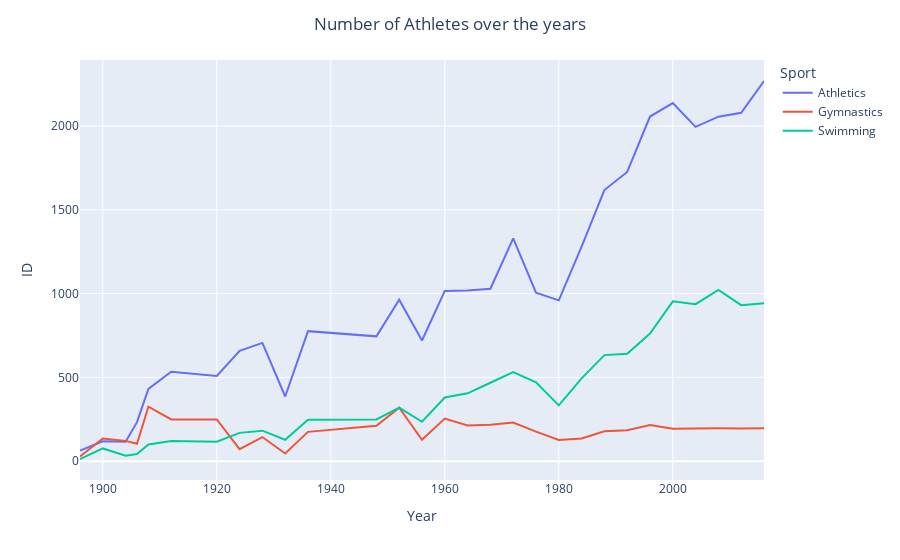

Notebook source saved alongside this figure:
### Markdown cell above
Clearly, USA dominates all three games. Lets look at the participation in these games over the years.

### Code cell
participation = df[df['Sport'].isin(['Athletics', 'Swimming', 'Gymnastics'])]
participation = participation.groupby(['Year','Sport'])['ID'].nunique().reset_index()

fig= px.line(participation, x='Year', y = 'ID', color = 'Sport')
fig.update_layout(title="Number of Athletes over the years", title_x = .5)

### Figure 1 — Plotly figure (JSON) as saved in the notebook; plotly's stock layout.template omitted (floating-point values rounded to 4 significant figures)
{"data": [{"hovertemplate": "Sport=Athletics<br>Year=%{x}<br>ID=%{y}<extra></extra>", "legendgroup": "Athletics", "line": {"color": "#636efa", "dash": "solid"}, "marker": {"symbol": "circle"}, "mode": "lines", "name": "Athletics", "orientation": "v", "showlegend": true, "type": "scatter", "x": [1896, 1900, 1904, 1906, 1908, 1912, 1920, 1924, 1928, 1932, 1936, 1948, 1952, 1956, 1960, 1964, 1968, 1972, 1976, 1980, 1984, 1988, 1992, 1996, 2000, 2004, 2008, 2012, 2016], "xaxis": "x", "y": [63, 119, 116, 233, 431, 534, 509, 659, 706, 386, 776, 745, 963, 720, 1016, 1018, 1029, 1330, 1006, 960, 1280, 1618, 1726, 2057, 2137, 1995, 2056, 2079, 2269], "yaxis": "y"}, {"hovertemplate": "Sport=Gymnastics<br>Year=%{x}<br>ID=%{y}<extra></extra>", "legendgroup": "Gymnastics", "line": {"color": "#EF553B", "dash": "solid"}, "marker": {"symbol": "circle"}, "mode": "lines", "name": "Gymnastics", "orientation": "v", "showlegend": true, "type": "scatter", "x": [1896, 1900, 1904, 1906, 1908, 1912, 1920, 1924, 1928, 1932, 1936, 1948, 1952, 1956, 1960, 1964, 1968, 1972, 1976, 1980, 1984, 1988, 1992, 1996, 2000, 2004, 2008, 2012, 2016], "xaxis": "x", "y": [28, 135, 121, 104, 325, 249, 249, 72, 144, 46, 175, 211, 319, 128, 254, 213, 218, 231, 176, 127, 136, 179, 185, 216, 194, 196, 196, 195, 196], "yaxis": "y"}, {"hovertemplate": "Sport=Swimming<br>Year=%{x}<br>ID=%{y}<extra></extra>", "legendgroup": "Swimming", "line": {"color": "#00cc96", "dash": "solid"}, "marker": {"symbol": "circle"}, "mode": "lines", "name": "Swimming", "orientation": "v", "showlegend": true, "type": "scatter", "x": [1896, 1900, 1904, 1906, 1908, 1912, 1920, 1924, 1928, 1932, 1936, 1948, 1952, 1956, 1960, 1964, 1968, 1972, 1976, 1980, 1984, 1988, 1992, 1996, 2000, 2004, 2008, 2012, 2016], "xaxis": "x", "y": [13, 76, 32, 43, 100, 120, 116, 169, 182, 128, 248, 249, 319, 235, 380, 405, 468, 532, 471, 333, 494, 633, 641, 762, 954, 937, 1022, 931, 942], "yaxis": "y"}], "layout": {"legend": {"title": {"text": "Sport"}, "tracegroupgap": 0}, "margin": {"t": 60}, "title": {"text": "Number of Athletes over the years", "x": 0.5}, "xaxis": {"anchor": "y", "domain": [0, 1], "title": {"text": "Year"}}, "yaxis": {"anchor": "x", "domain": [0, 1], "title": {"text": "ID"}}}}
